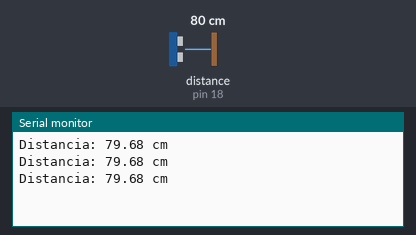
The sketch below on a simulated Arduino Uno, built with avr-gcc and run on an emulated ATmega328P. Shown: the last lines printed to the serial monitor. Wiring (inferred from the names in the program): ultrasonic range finder: trigger pin 5; echo pin 18. The inputs (shaded band) are chosen by the test bench; at power-on: distance to the obstacle (sensor on pin 18) 80 cm. The echo pulse lasts 58.3 µs per cm.

Above: at 1.3 s.
1.4 s: distance to the obstacle (sensor on pin 18) set to 2 cm
At 1.9 s:
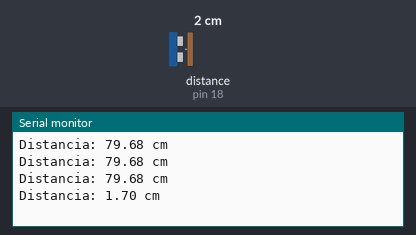
2.9 s: distance to the obstacle (sensor on pin 18) set to 4 cm
At 3.4 s:
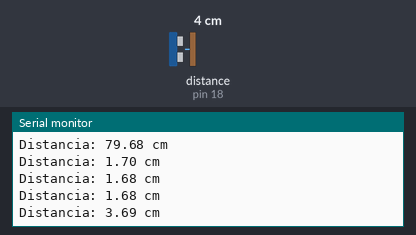
Timing chart, 0 to 5.9 s (numbered marks = the images above; inputs shaded):
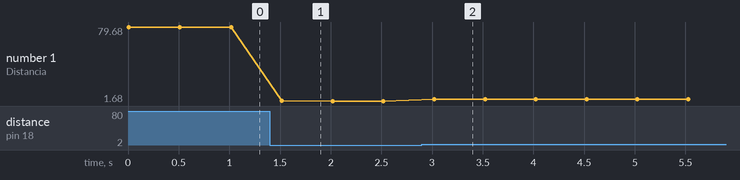

Measured:
- after the input at 1.4 s, the serial monitor: prints a new line after 0.12 s (image 1)
- after the input at 2.9 s, the serial monitor: prints a new line after 0.12 s (image 2)
- plotted number 1: 79.68 → 1.68 after the input at 1.4 s, 1.68 → 3.69 after the input at 2.9 s

The sketch:

ultrasonico.ino.ino
```cpp
// Sensor Ultrasónico HC-SR04
const int trigPin = 5;
const int echoPin = 18;

void setup() {
  pinMode(trigPin, OUTPUT);
  pinMode(echoPin, INPUT);
  Serial.begin(115200);
}

void loop() {
  digitalWrite(trigPin, LOW);
  delayMicroseconds(2);
  digitalWrite(trigPin, HIGH);
  delayMicroseconds(10);
  digitalWrite(trigPin, LOW);

  long duracion = pulseIn(echoPin, HIGH);
  float distanciaCm = duracion * 0.0343 / 2;

  Serial.print("Distancia: ");
  Serial.print(distanciaCm);
  Serial.println(" cm");

  delay(500);
}
```
